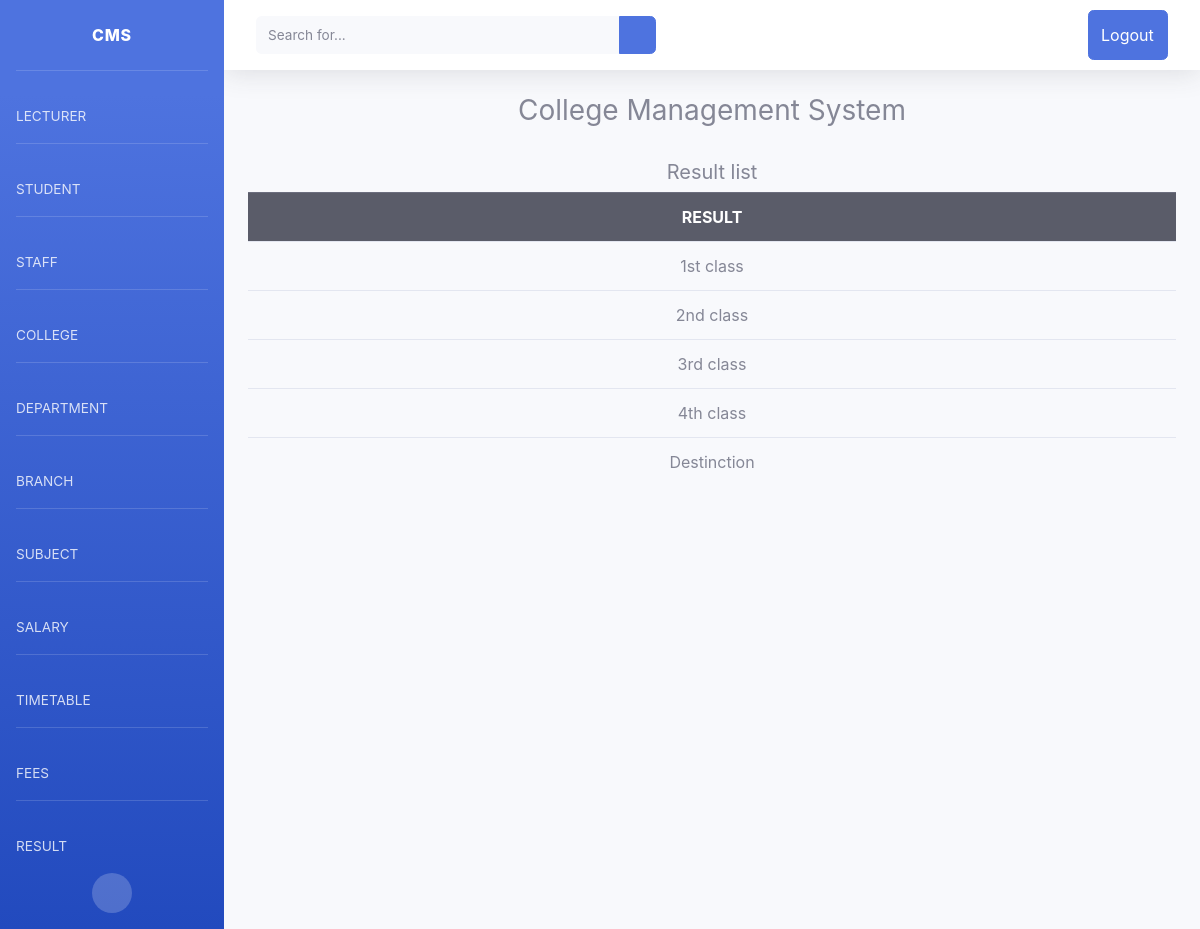
The app's page /Resultlist/ (signed in) with its own data.
### cmsapp/models.py (models this page shows, shortened)
class Results(models.Model):
    result = models.CharField(max_length=100,choices=results_choices)

### cmsapp/decorator.py (the view)
    def _inner(request, *args, **kwargs):
        if not request.user.is_admin:
            raise PermissionDenied
        return function(request, *args, **kwargs)

### cmsapp/decorator.py (called while the page is built)
def admin_only(function):
    def _inner(request, *args, **kwargs):
        if not request.user.is_admin:
            raise PermissionDenied
        return function(request, *args, **kwargs)
    return _inner

### cmsapp/views.py (called while the page is built)
@admin_only
def Resultlist(request):
    resultlist = Results.objects.all()
    context={'resultlist':resultlist}
    return render(request,'Result/resultlist.html',context)

### templates/Result/resultlist.html
{% extends 'registration/home.html' %}
{% block content %}
{% if user.is_admin %}
<h5 class='text-center fw-bold'>Result list</h5>
<div class="container">
    <table class="table table-hover">
    <tbody class="table table-striped table-hover">
      <tr class="thead-dark text-center">
          <th>RESULT</th>
      </tr>
{% for data in resultlist %}
        <tr class="text-center">
    <td>{{data.result}}</td>
  {% endfor %}
    </tbody>
  </table>
    </div>
{% else %}
<h5>Enter Login Details</h5>
{% endif %}
{% endblock %}

### templates/registration/home.html (style rules this page uses)
body { font-family: 'Roboto', sans-serif; }

### records on screen
Results: result "1st class"
Results: result "2nd class"
Results: result "3rd class"
Results: result "4th class"
Results: result "Destinction"
